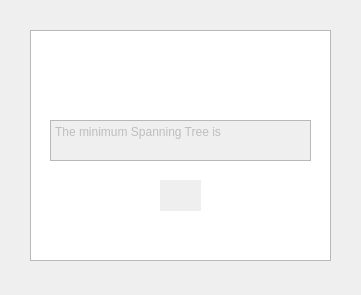
<?xml version="1.0" encoding="UTF-8"?>
<ui version="4.0">
 <class>inputDialog</class>
 <widget class="QDialog" name="inputDialog">
  <property name="geometry">
   <rect>
    <x>0</x>
    <y>0</y>
    <width>361</width>
    <height>295</height>
   </rect>
  </property>
  <property name="windowTitle">
   <string>Dialog</string>
  </property>
  <widget class="QTextBrowser" name="textBrowser">
   <property name="geometry">
    <rect>
     <x>30</x>
     <y>30</y>
     <width>301</width>
     <height>231</height>
    </rect>
   </property>
   <property name="readOnly">
    <bool>false</bool>
   </property>
  </widget>
  <widget class="QPlainTextEdit" name="plainTextEdit">
   <property name="enabled">
    <bool>false</bool>
   </property>
   <property name="geometry">
    <rect>
     <x>50</x>
     <y>120</y>
     <width>261</width>
     <height>41</height>
    </rect>
   </property>
   <property name="readOnly">
    <bool>true</bool>
   </property>
   <property name="plainText">
    <string>The minimum Spanning Tree is</string>
   </property>
  </widget>
  <widget class="QLabel" name="label">
   <property name="geometry">
    <rect>
     <x>160</x>
     <y>180</y>
     <width>41</width>
     <height>31</height>
    </rect>
   </property>
   <property name="autoFillBackground">
    <bool>true</bool>
   </property>
   <property name="text">
    <string/>
   </property>
   <property name="wordWrap">
    <bool>true</bool>
   </property>
   <property name="textInteractionFlags">
    <set>Qt::LinksAccessibleByMouse|Qt::TextEditable</set>
   </property>
  </widget>
  <widget class="QLabel" name="label_2">
   <property name="geometry">
    <rect>
     <x>60</x>
     <y>60</y>
     <width>241</width>
     <height>20</height>
    </rect>
   </property>
   <property name="text">
    <string/>
   </property>
  </widget>
 </widget>
 <resources/>
 <connections/>
</ui>
